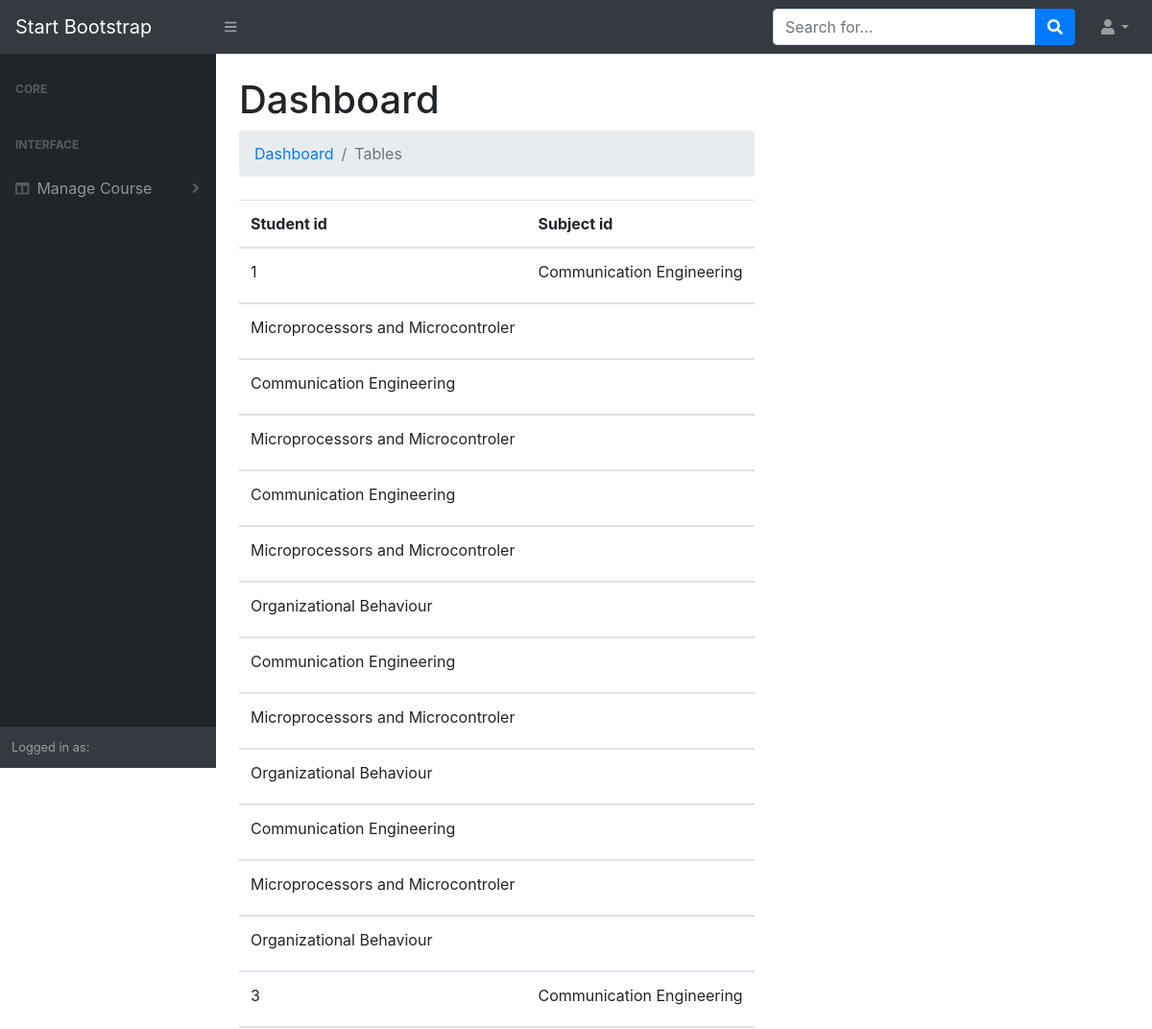
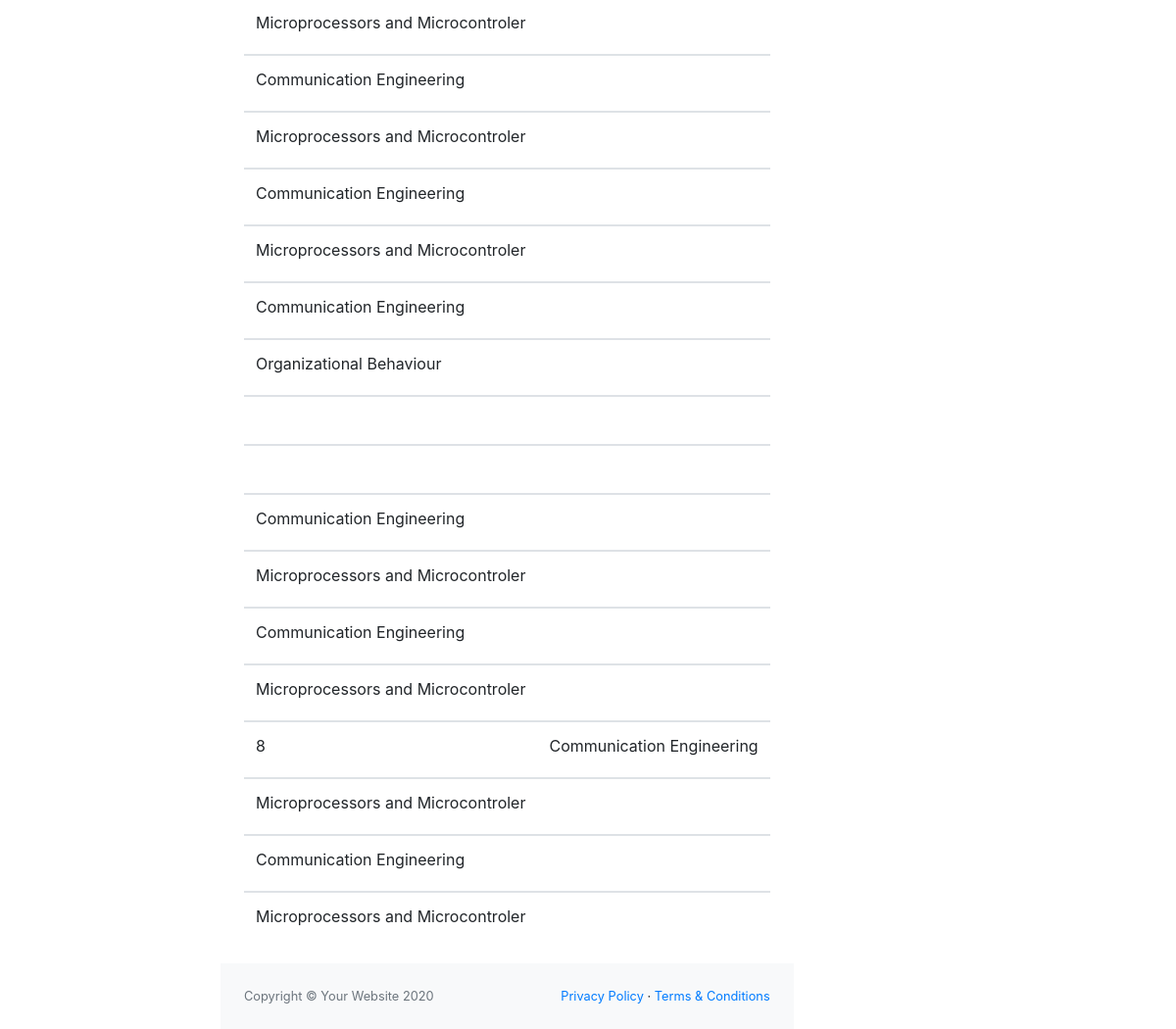
Page /testenroll2.php on the committed database (2 pictures, top to bottom).
### tables this page shows
CREATE TABLE `requested` (
  `id` int(11) NOT NULL,
  `session_id` int(11) NOT NULL,
  `student_id` int(11) NOT NULL,
  `subject_id` int(11) NOT NULL,
  `type` int(11) NOT NULL
);

CREATE TABLE `subject` (
  `id` int(11) NOT NULL,
  `sub_code` varchar(255) NOT NULL,
  `sub_name` varchar(255) NOT NULL,
  `section_id` int(11) NOT NULL
);

### testenroll2.php (the view, shortened to what this page needs)
<?php
      include'student_header.php';
?>
<?php include'student_header.php';
?>
    <div id="layoutSidenav_content">
        <main>
            <div class="container-fluid">
                <h1 class="mt-4">Dashboard</h1>
                <ol class="breadcrumb mb-4">
                    <li class="breadcrumb-item"><a href="dashboard_student.php">Dashboard</a></li>
                    <li class="breadcrumb-item active">Tables</li>
                </ol>
                <div class="row">
                    <div class="col-md-12">
                         <table class="table">
                            <thead>
                               <th>Student id</th>
                               <th>Subject id</th>
                            </thead>
                            <tbody>
                                 <?php
                    $str="SELECT id,student_id,count(subject_id) as total FROM requested GROUP BY student_id having total>3";
                    $results = mysqli_query($con,$str);
                    while($row = mysqli_fetch_array($results)){
                        $student_id=$row['student_id'];
                        ?>
                             <tr>
                      <td><label><?php echo $row['student_id']?></label></td>
                        <?php
                         $str="SELECT * FROM requested where student_id=$student_id";
                    $results1 = mysqli_query($con,$str);
                    while($row1 = mysqli_fetch_array($results1)){
                        $subject_id=$row1['subject_id'];
                    $subject="SELECT * FROM subject where id=$subject_id";
                         $results2 = mysqli_query($con,$subject);
                            $row2 = mysqli_fetch_array($results2);
                        ?>
                        <td><label><?php echo $row2['sub_name']?></label></td>
                        </tr>
                             </tbody>
                    <?php }}?>
                </table>
            </div>
        </div>
            </div>
        </main>
 <?php include'student_footer.php'?>

### student_header.php (shortened to what this page needs)
<!DOCTYPE html>
<html lang="en">
    <head>
        <link href="css/styles.css" rel="stylesheet" />
        <link href="https://cdn.datatables.net/1.10.20/css/dataTables.bootstrap4.min.css" rel="stylesheet" />
    </head>
    <body class="sb-nav-fixed">
        <nav class="sb-topnav navbar navbar-expand navbar-dark bg-dark">
            <a class="navbar-brand" href="index.html">Start Bootstrap</a>
            <button class="btn btn-link btn-sm order-1 order-lg-0" id="sidebarToggle" href="#"><i class="fas fa-bars"></i></button>
            <form class="d-none d-md-inline-block form-inline ml-auto mr-0 mr-md-3 my-2 my-md-0">
                <div class="input-group">
                    <input class="form-control" type="text" placeholder="Search for..." aria-label="Search" aria-describedby="basic-addon2" />
                    <div class="input-group-append">
                        <button class="btn btn-primary" type="button"><i class="fas fa-search"></i></button>
                    </div>
                </div>
            </form>
            <ul class="navbar-nav ml-auto ml-md-0">
                <li class="nav-item dropdown">
                    <a class="nav-link dropdown-toggle" id="userDropdown" href="#" role="button" data-toggle="dropdown" aria-haspopup="true" aria-expanded="false"><i class="fas fa-user fa-fw"></i></a>
                </li>
            </ul>
        </nav>
        <div id="layoutSidenav">
            <div id="layoutSidenav_nav">
                <nav class="sb-sidenav accordion sb-sidenav-dark" id="sidenavAccordion">
                    <div class="sb-sidenav-menu">
                        <div class="nav">
                            <div class="sb-sidenav-menu-heading">Core</div>
                            <div class="sb-sidenav-menu-heading">Interface</div>
                            <a class="nav-link collapsed" href="#" data-toggle="collapse" data-target="#collapseSession" aria-expanded="false" aria-controls="collapseSession">
                                <div class="sb-nav-link-icon"><i class="fas fa-columns"></i></div>
                                Manage Course
                                <div class="sb-sidenav-collapse-arrow"><i class="fas fa-angle-down"></i></div>
                            </a>
                        </div>
                    </div>
                    <div class="sb-sidenav-footer">
                        <div class="small">Logged in as:</div>
                    </div>
                </nav>
            </div>

### student_footer.php (shortened to what this page needs)
<footer class="py-4 bg-light mt-auto">
                    <div class="container-fluid">
                        <div class="d-flex align-items-center justify-content-between small">
                            <div class="text-muted">Copyright &copy; Your Website 2020</div>
                            <div>
                                <a href="#">Privacy Policy</a>
                                &middot;
                                <a href="#">Terms &amp; Conditions</a>
                            </div>
                        </div>
                    </div>
                </footer>
            </div>
        </div>
    </body>
</html>

### rows in the picture
requested: student "1", subject.sub_name "Communication Engineering"
requested: subject.sub_name "Microprocessors and Microcontroler"
requested: subject.sub_name "Communication Engineering"
requested: subject.sub_name "Microprocessors and Microcontroler"
requested: subject.sub_name "Communication Engineering"
requested: subject.sub_name "Microprocessors and Microcontroler"
requested: subject.sub_name "Organizational Behaviour"
requested: subject.sub_name "Communication Engineering"
requested: subject.sub_name "Microprocessors and Microcontroler"
requested: subject.sub_name "Organizational Behaviour"
requested: subject.sub_name "Communication Engineering"
requested: subject.sub_name "Microprocessors and Microcontroler"
requested: subject.sub_name "Organizational Behaviour"
requested: student "3", subject.sub_name "Communication Engineering"
requested: subject.sub_name "Microprocessors and Microcontroler"
requested: subject.sub_name "Communication Engineering"
requested: subject.sub_name "Microprocessors and Microcontroler"
requested: subject.sub_name "Communication Engineering"
requested: subject.sub_name "Microprocessors and Microcontroler"
requested: subject.sub_name "Communication Engineering"
requested: subject.sub_name "Organizational Behaviour"
requested: subject.sub_name "Communication Engineering"
requested: subject.sub_name "Microprocessors and Microcontroler"
requested: subject.sub_name "Communication Engineering"
requested: subject.sub_name "Microprocessors and Microcontroler"
requested: student "8", subject.sub_name "Communication Engineering"
requested: subject.sub_name "Microprocessors and Microcontroler"
requested: subject.sub_name "Communication Engineering"
requested: subject.sub_name "Microprocessors and Microcontroler"
